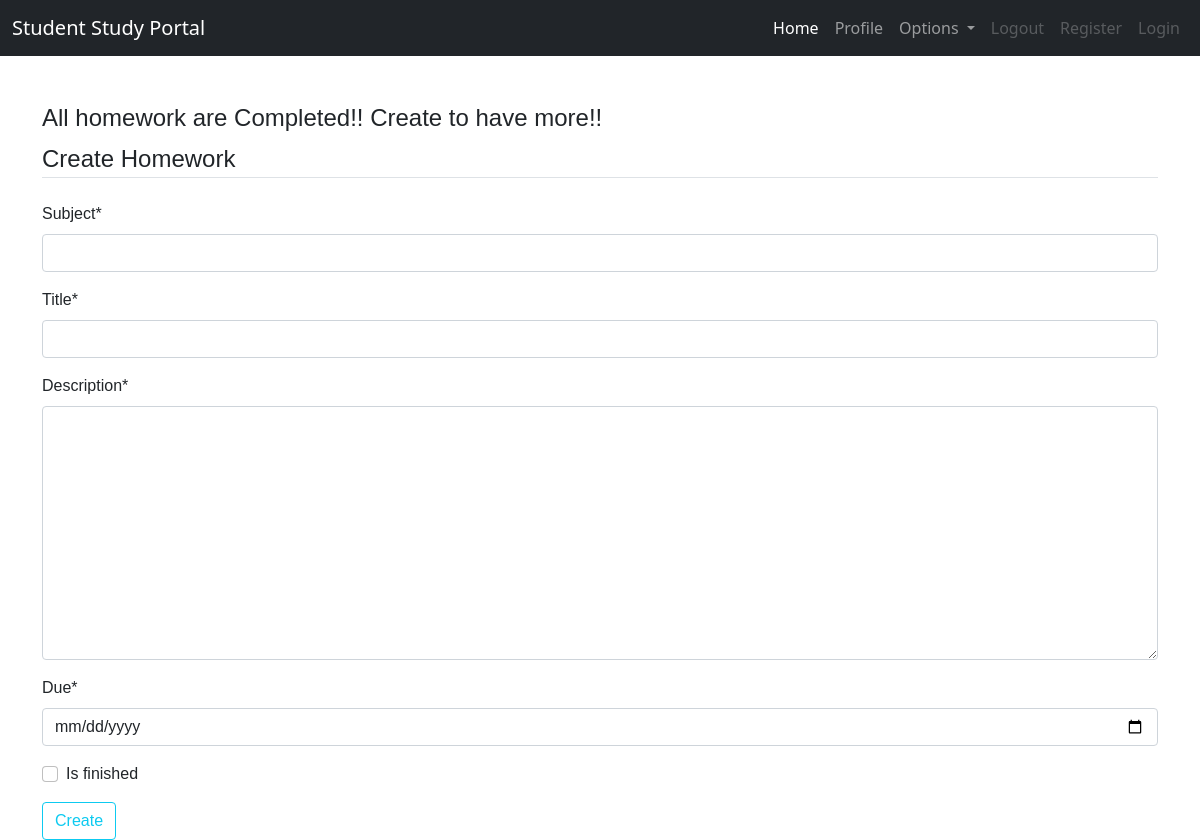
The page /homework/ (signed in) on the database as committed earlier.
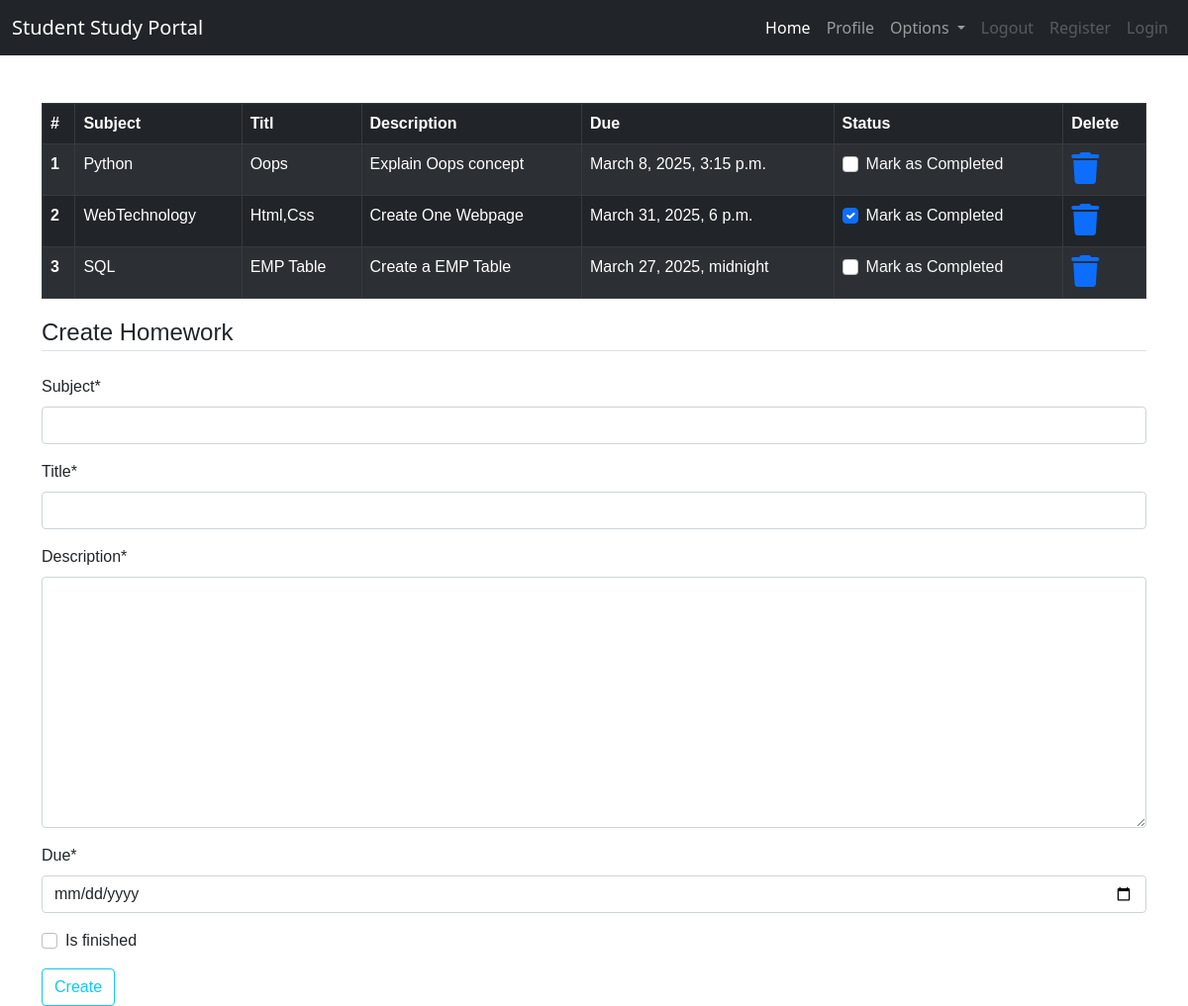
The same page on the database as committed later.
### dashboard/models.py (models this page shows, shortened)
class Homework(models.Model):
    user = models.ForeignKey(User,on_delete=models.CASCADE)
    subject = models.CharField(max_length=50)
    title = models.CharField(max_length=200)
    description = models.TextField()
    due = models.DateTimeField()
    is_finished = models.BooleanField(default=False)

### dashboard/views.py (the view)
# urls.py: path('homework/', views.homework, name='homework'),
def homework(request):
    if request.method == 'POST':
        form = HomeworkForm(request.POST)
        if form.is_valid():
            try:
                finished = request.POST['is_finished']
                finished = finished == 'on'
            except KeyError:
                finished = False
            homeworks = Homework(
                user=request.user,
                subject=request.POST['subject'],
                title=request.POST['title'],
                description=request.POST['description'],
                due=request.POST['due'],
                is_finished=finished,
            )
            homeworks.save()
            messages.success(request, f'Homework added from {request.user.username} successfully!!')
    else:
        form = HomeworkForm()
    homework = Homework.objects.filter(user=request.user)
    homework_done = len(homework) == 0
    context = {'homeworks': homework, 'homework_done': homework_done, 'form': form}
    return render(request, 'homework.html', context)

### dashboard/forms.py
class HomeworkForm(forms.ModelForm):
    class Meta:
        model = Homework
        widgets = {'due':DateInput()}
        fields = ['subject','title','description','due','is_finished']

### templates/homework.html (shortened to what this page needs)
{% extends 'base.html' %}
{% load static %}
{% load crispy_forms_tags%}
{% block content%}
<div class="container">
    {% if not homework_done%}
    <table class="table table-striped table-bordered table-hover table-dark">
        <thead>
            <tr>
                <th scope='col'>#</th>
                <th scope='col'>Subject</th>
                <th scope='col'>Titl</th>
                <th scope='col'>Description</th>
                <th scope='col'>Due</th>
                <th scope='col'>Status</th>
                <th scope='col'>Delete</th>
            </tr>
        </thead>
        <tbody>
            {% for homework in homeworks %}
            <tr>
                <th scope="row">{{forloop.counter}}</th>
                <td>{{homework.subject}}</td>
                <td>{{homework.title}}</td>
                <td>{{homework.description}}</td>
                <td>{{homework.due}}</td>
                <td>
                    <a href="{% url 'update_homework' homework.id %}">
                        <div class="form-check">
                            {% if homework.is_finished == True %}
                            <input class="form-check-input" type="checkbox" value="" checked>
                            {% else %}
                            <input class="form-check-input" type="checkbox" value="">
                            {% endif %}
                            <label class="form-check-label text-light" for="flexCheckDefault">
                                Mark as Completed
                            </label>
                        </div>
                    </a>
                </td>
                <td><a href="{% url 'delete_homework' homework.id %}"><i class="fa fa-trash fa-2x"></i></a></td>
            </tr>
            {% endfor %}
        </tbody>
    </table>
    {% else %}
    <h4>All homework are Completed!! Create to have more!!</h4>
    {% endif %}
</div>
<div class="container">
    <form method="POST">
        <fieldset class="form-group">
            <legend class="border-bottom mb-4">Create Homework</legend>
            {{form|crispy}}
        </fieldset>
        <div class="form-group">
            <button href="" class="btn btn-outline-info" type="submit">Create</button>
        </div>
    </form>
</div>
{% endblock content %}

### templates/base.html (shortened to what this page needs)
{% load static %}
<!DOCTYPE html>
<html lang="en">
  <head>
    <link
      href="https://cdn.jsdelivr.net/npm/bootstrap@5.0.2/dist/css/bootstrap.min.css"
      rel="stylesheet"
    />
    <link
      rel="stylesheet"
      href="https://cdnjs.cloudflare.com/ajax/libs/font-awesome/6.7.2/css/all.min.css"
    />
    <link rel="stylesheet" href="{% static 'css/main.css' %}" />
  </head>
  <body>
    <header>
      <nav class="navbar navbar-expand-lg navbar-dark bg-dark">
        <div class="container-fluid w-100 d-flex justify-content-between">
          <a class="navbar-brand" href="/">Student Study Portal</a>
          <div>
            <div class="collapse navbar-collapse" id="navbarSupportedContent">
              <ul class="navbar-nav mb-2 mb-lg-0">
                <li class="nav-item">
                  <a class="nav-link active" aria-current="page" href="/"
                    >Home</a
                  >
                </li>
                <li class="nav-item">
                  <a class="nav-link" href="/profile">Profile</a>
                </li>
                <li class="nav-item dropdown">
                  <a
                    class="nav-link dropdown-toggle"
                    href="#"
                    id="navbarDropdown"
                    role="button"
                    data-bs-toggle="dropdown"
                    aria-expanded="false"
                  >
                    Options
                  </a>
                </li>
                <li class="nav-item">
                  <a class="nav-link disabled" href="#">Logout</a>
                </li>
                <li class="nav-item">
                  <a class="nav-link disabled" href="/register">Register</a>
                </li>
                <li class="nav-item">
                  <a class="nav-link disabled" href="#">Login</a>
                </li>
              </ul>
            </div>
          </div>
        </div>
      </nav>
    </header>
    <br /><br />
    <main>
       {% block content %} {% endblock %}
    </main>
  </body>
</html>

### static/css/main.css (style rules this page uses)
html { scroll-behavior: smooth; height: 100%; width: 100%; }
main { font-family: Barlow, Quicksand, Rubik, sans-serif, serif, "Times New Roman", Times, serif !important; }

Rows that differ between the two databases and show on the page:
added Homework: subject "Python", title "Oops", description "Explain Oops concept", due "March 8, 2025, 3:15 p.m."
added Homework: subject "WebTechnology", title "Html,Css", description "Create One Webpage", due "March 31, 2025, 6 p.m."
added Homework: subject "SQL", title "EMP Table", description "Create a EMP Table", due "March 27, 2025, midnight"
Other text that changed with them:
text no longer shown: "All homework are Completed!! Create to have more!!"
text now shown: "# Subject Titl Description Due Status Delete"
